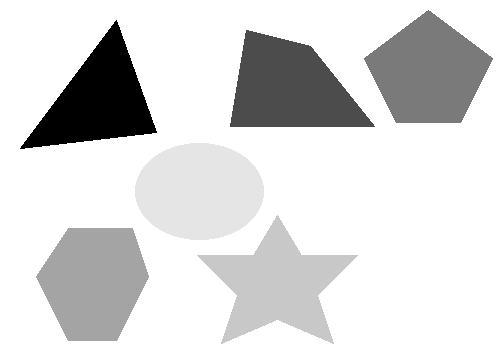
#> input picture 6.画像処理/pic/kadai7.bmp, 499 x 358 px
$ python kadai7.py
#> lines starting #> are read from the running program, lines starting #| are printed output that depends on the picture
# encoding: utf8
from __future__ import unicode_literals
from pylab import *
from cv2 import imread
from numpy import *

# 画像の読み込み
gazo = imread( "kadai7.bmp", 0 )
#> gazo is the input picture: shape (358, 499); min 0, max 255, mean 218

# ヒストグラムを表示
figure()
hist( gazo.flatten(), 256, (0,255) )

a1 = 0 #左上
a2 = 0 #上真ん中
a3 = 0 #右上
a4 = 0 #左下
a5 = 0 #右下
a6 = 0 #真ん中

for y in range(0,358):
    for x in range(0,499):
        # 課題： 6つの図形の面積（画素数）を計算しなさい．
        #      レポートでは計算方法を分かりやすく説明しなさい．
        if gazo[y][x] == 0:
            a1 += 1
        elif gazo[y][x] ==76:
            a2 += 1
        elif gazo[y][x] == 122:
            a3 += 1
        elif gazo[y][x] == 164:
            a4 += 1
        elif gazo[y][x] == 200:
            a5 += 1
        elif gazo[y][x] == 229:
            a6 += 1


print(a1,a2,a3,a4,a5,a6)

# 画素値を表示
figure()
imshow(gazo, cmap="gray", vmin=0, vmax=255)
show()
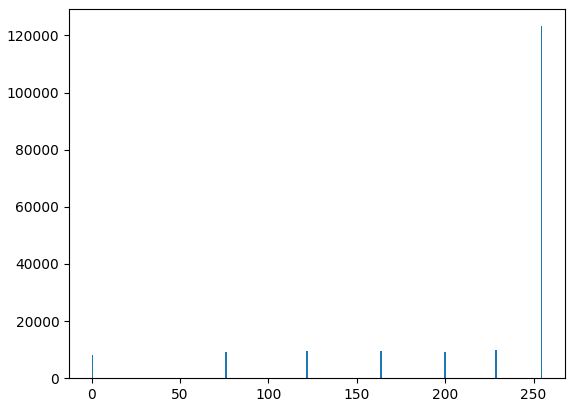
#> figure drawn by matplotlib, 1 panel; tallest bar 123236 high, from x = 254 to 255
